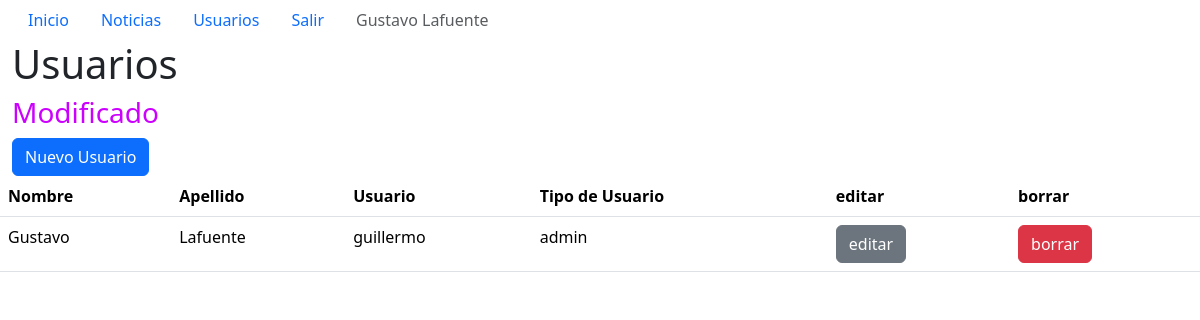
/admin/usuarios.php?mensaje=Modificado (signed in), run on the app's committed database.
### tables this page shows
CREATE TABLE IF NOT EXISTS `usuarios` (
  `id_usuario` int(11) NOT NULL,
  `nombre` varchar(30) NOT NULL,
  `apellido` varchar(30) NOT NULL,
  `usuario` varchar(30) NOT NULL,
  `password` varchar(30) NOT NULL,
  `tipo_usuario` varchar(10) NOT NULL
);

### admin/usuarios.php (the view, shortened to what this page needs)
<?php
    extract($_REQUEST);
?>
<!DOCTYPE html>
<html lang="en">
<head>
    <link href="../lib/bootstrap-5.3.2/css/bootstrap.min.css" rel="stylesheet">
</head>
<body>
    <div class="container-fluid">
        <?php require("menu.php");?>
        <h1>Usuarios</h1>
        <?php
            if(isset($mensaje)){
                print("<h3 style='color:#cc00ff'>".$mensaje."</h3>");
            }
        ?>
        <a href="usuarios_nueva.php" class = "btn btn-primary">Nuevo Usuario</a>
    </div>
     <table class="table">
        <tr>
            <th>Nombre</th>
            <th>Apellido</th>
            <th>Usuario</th>
            <th>Tipo de Usuario</th>
            <th>editar</th>
            <th>borrar</th>
        </tr>
        <?php
            require("conexion.php");
            $conexion = mysqli_connect($server_db, $usuario_db, $password_db)
                or die("No se puede conectar con el servidor");
            mysqli_select_db($conexion, $base_db)
                or die("No se puede seleccionar la base de datos");
            $instruccion="select * from usuarios order by id_usuario desc";
                $consulta=mysqli_query($conexion,$instruccion) or die("no puedo consultar");
                $nfilas=mysqli_num_rows($consulta);
            for($i=0;$i<$nfilas;$i++)
            {
                $resultado=mysqli_fetch_array($consulta);
                print('
                <tr>
                    <td>'.trim($resultado['nombre']).'</td>
                    <td>'.trim($resultado['apellido']).'</td>
                    <td>'.trim($resultado['usuario']).'</td>
                    <td>'.trim($resultado['tipo_usuario']).'</td>
                    <td><a href="usuarios_editar.php?id_usuario='.$resultado['id_usuario'].'" class="btn btn-secondary">editar</a></td>
                    <td><a href="usuarios_borrar.php?id_usuario='.$resultado['id_usuario'].'" class="btn btn-danger" onclick="return confirm(&quot; Desea eliminar el usuario? &quot;)">borrar</a></td>
                </tr>
                ');
            }
        ?>
    </table>
</body>
</html>

### data on the page
usuarios: nombre "Gustavo", apellido "Lafuente", usuario "guillermo", tipo_usuario "admin"

### other printed values
$_SESSION['nombre'] "Gustavo"
$_SESSION['apellido'] "Lafuente"
$mensaje "Modificado"
